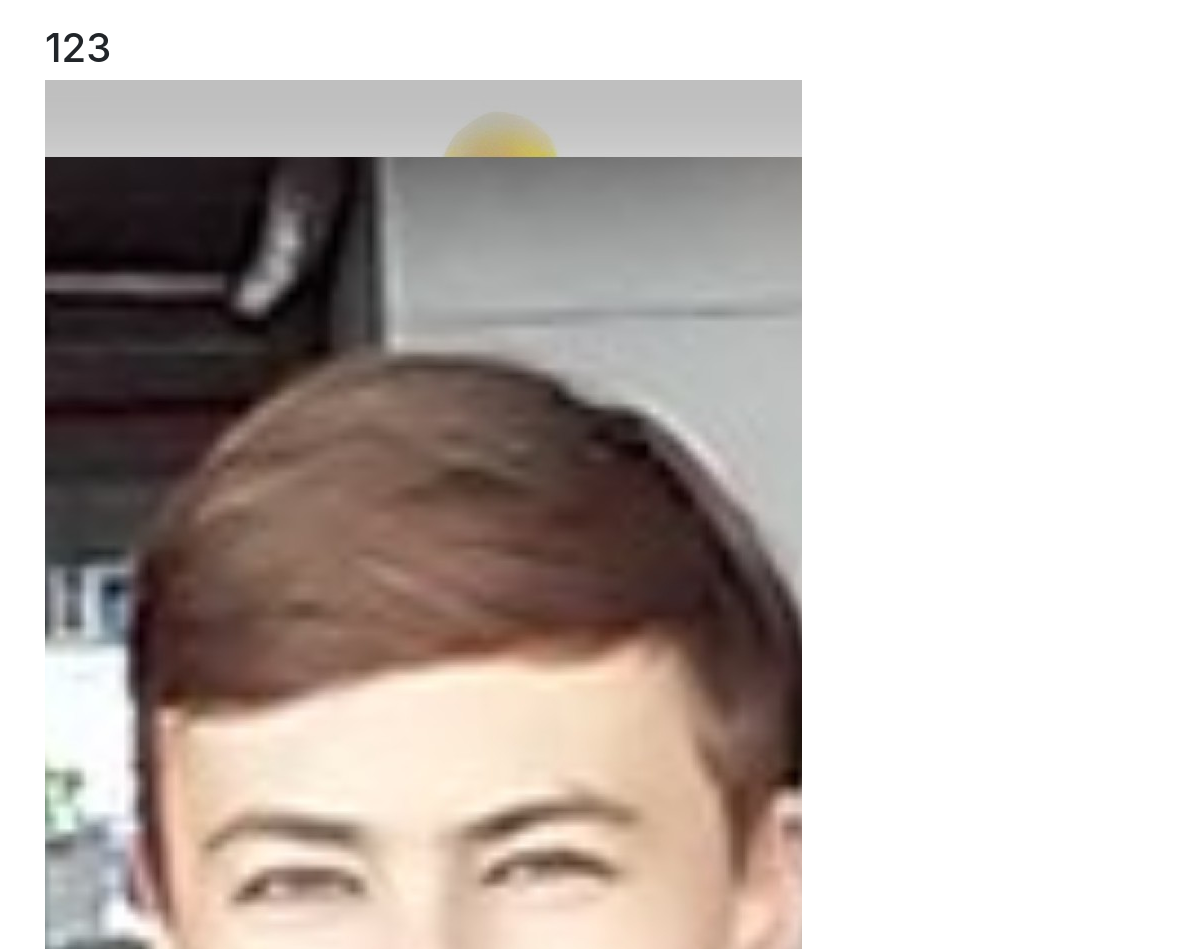
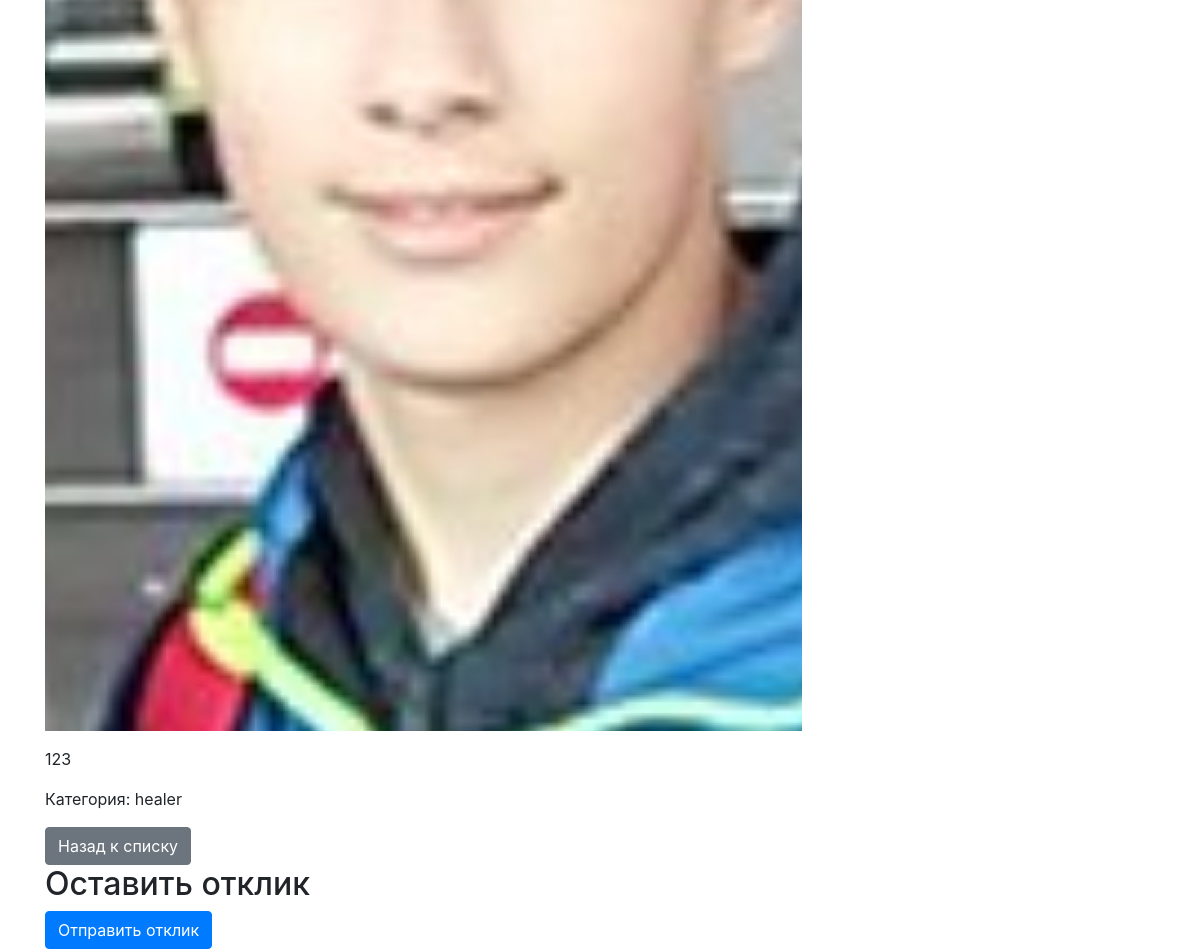
Page /app/announcement/1/ (signed in) on the committed database (2 pictures, top to bottom).
### app/models.py (models this page shows, shortened)
class Announcement(models.Model):
    title = models.CharField(max_length=200)
    content = models.TextField()
    category = models.ForeignKey(Category, on_delete=models.CASCADE, related_name='announcements')
    author = models.ForeignKey(User, on_delete=models.CASCADE, related_name='announcements')
    image = models.ImageField(upload_to='images/', blank=True, null=True)
    video_url = models.URLField(blank=True, null=True)
    created_at = models.DateTimeField(auto_now_add=True)
    updated_at = models.DateTimeField(auto_now=True)

class Category(models.Model):
    name = models.CharField(max_length=200)
    subscribers = models.ManyToManyField(User, related_name='subscribed_categories')

### app/views.py (the view)
# urls.py: path('announcement/<int:pk>/', views.AnnouncementDetailView.as_view(), name='announcement-detail'),
class AnnouncementDetailView(DetailView):
    model = Announcement
    template_name = 'announcements/detail.html'
    context_object_name = 'announcement'

### app/templates/announcements/detail.html (shortened to what this page needs)
<!DOCTYPE html>
<html lang="en">
<head>
    <link rel="stylesheet" href="https://stackpath.bootstrapcdn.com/bootstrap/4.5.2/css/bootstrap.min.css">
</head>
<body>
    <div class="container mt-4">
        <h1>{{ announcement.title }}</h1>
        {% if announcement.image %}
            <img src="{{ announcement.image.url }}" alt="{{ announcement.title }}" class="img-fluid mb-3">
        {% endif %}
        <p>{{ announcement.content }}</p>
        <p>Категория: {{ announcement.category.name }}</p>
        <a href="{% url 'announcement-list' %}" class="btn btn-secondary">Назад к списку</a>
        {% if user.is_authenticated %}
            <h2>Оставить отклик</h2>
            <form method="post" action="{% url 'response_create' announcement.pk %}">
                <button type="submit" class="btn btn-primary">Отправить отклик</button>
            </form>
        {% else %}
            <p>Пожалуйста, <a href="{% url 'login' %}">войдите</a> чтобы оставить отклик.</p>
        {% endif %}
    </div>
</body>
</html>

### rows in the picture
Announcement: title "123", image (picture), content "123", category.name "healer"
